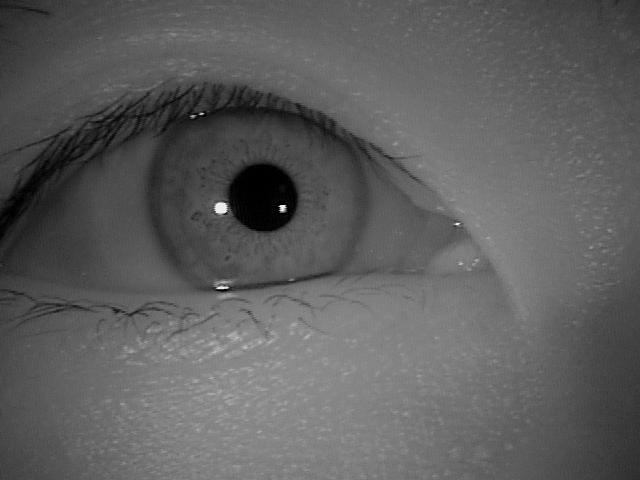
#> input picture CASIA-Iris/001/L/S5001L00.jpg, 640 x 480 px; its folder holds only this picture in this run
$ python test_iris.py
#> lines starting #> are read from the running program, lines starting #| are printed output that depends on the picture
### iris_key.py
import os

import argparse

import cv2
import hashlib
import numpy as np

# Default dataset folder next to this package (e.g. CASIA-Iris/001/1.jpg).
CASIA_IRIS_DIR = os.path.join(
    os.path.dirname(os.path.abspath(__file__)),
    "CASIA-Iris",
)

THRESHOLD = 0.2519


def discover_casia_iris_images(root_dir=None):
    """List image paths under the CASIA-Iris tree (jpg/jpeg/png/bmp)."""
#> called with root_dir = 'CASIA-Iris'
    root_dir = root_dir if root_dir is not None else CASIA_IRIS_DIR
    paths = []
    if not os.path.isdir(root_dir):
        return paths
    for dirpath, _, filenames in os.walk(root_dir):
        for name in sorted(filenames):
            lower = name.lower()
            if lower.endswith((".jpg", ".jpeg", ".png", ".bmp")):
                paths.append(os.path.join(dirpath, name))
#> pass 2 of the loop in discover_casia_iris_images, `for dirpath, _, filenames in os.walk(root_dir):`:
    return sorted(paths)


def generate_iris_code(image_path, verbose=True):
#> called with image_path = 'CASIA-Iris/001/L/S5001L00.jpg', verbose = True
    filename = os.path.basename(image_path)
    img = cv2.imread(image_path, 0)
#> img is the input picture: shape (480, 640); min 0, max 255, mean 93.8

    if img is None:
        raise ValueError(f"Image not found: {image_path}")

    # Standardize initial size
    img = cv2.resize(img, (128, 128))
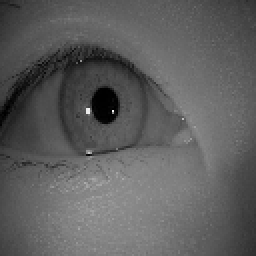
#> img: shape (128, 128) (shown 2 times larger); min 0, max 248, mean 93.8
    img = cv2.equalizeHist(img)
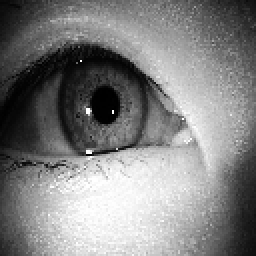
#> img: shape (128, 128) (shown 2 times larger); min 0, max 255, mean 128.6

    # Task 1: Preprocessing Debug Logs
    if verbose:
        print(
            f"[DEBUG] {filename} | "
            f"size={img.shape} | "
            f"min={img.min()} | "
            f"max={img.max()}"
        )
#| [DEBUG] S5001L00.jpg | size=(128, 128) | min=0 | max=255

    # LBP(P=16, R=2) on a 32x8 grid = 4096 bits
    P, R = 16, 2
    grid_w, grid_h = 32, 8
    small = cv2.resize(img, (grid_w, grid_h))

    angles = np.linspace(0, 2 * np.pi, P, endpoint=False)
    dx = R * np.cos(angles)
    dy = -R * np.sin(angles) # OpenCV y-axis is down

    lbp_bits = []

    for r in range(grid_h):
        for c in range(grid_w):
            center_val = small[r, c]

            # Sample 16 points around the center
            for p in range(P):
                nr = r + dy[p]
                nc = c + dx[p]

                # Bilinear Interpolation with horizontal wrap-around
                r0 = int(np.floor(nr))
                r1 = np.clip(r0 + 1, 0, grid_h - 1)
                r0 = np.clip(r0, 0, grid_h - 1)

                c0 = int(np.floor(nc)) % grid_w
                c1 = (c0 + 1) % grid_w

                dr = nr - np.floor(nr)
                dc = nc - np.floor(nc)

                v00 = small[r0, c0]
                v01 = small[r0, c1]
                v10 = small[r1, c0]
                v11 = small[r1, c1]

                val = (1-dr)*(1-dc)*v00 + dr*(1-dc)*v10 + (1-dr)*dc*v01 + dr*dc*v11

                # Compare to center
                lbp_bits.append('1' if val >= center_val else '0')
#> after the loop, lbp_bits = 4096 items, first 6: '1', '1', '1', '1', '1', '1'

    code_str = "".join(lbp_bits)

    # Validation
    code_len = len(code_str)
#> code_len = 4096
    ones_count = code_str.count('1')
#> ones_count = 1988
    density = ones_count / code_len
#> density = 0.485

    if verbose:
        print(
            f"[DEBUG] LBP(16,2) | length={code_len} | "
            f"ones={ones_count} | density={density:.2f}"
        )
#| [DEBUG] LBP(16,2) | length=4096 | ones=1988 | density=0.49

    if verbose and (density < 0.05 or density > 0.95):
        print("[WARNING] Low-information iris code detected")

    return code_str


def hamming_distance(code1, code2, verbose=True):
    """
    Calculate Hamming distance with rotation compensation.
    Optimized for speed using numpy bitwise operations.
    """
    if len(code1) != len(code2):
        raise ValueError("Codes must be same length")

    n = len(code1)

    # Convert string codes to numpy arrays for bitwise comparison
    # We use ord(c) - 48 ('0' -> 0, '1' -> 1)
    a = np.frombuffer(code1.encode(), dtype=np.int8) - 48
    b = np.frombuffer(code2.encode(), dtype=np.int8) - 48

    min_hd = 1.0
    best_shift = 0
    max_shift = 8

    for shift in range(-max_shift, max_shift + 1):
        # Circular shift using numpy (much faster than string slicing)
        shifted_b = np.roll(b, shift)

        # Calculate bit differences
        diff = np.count_nonzero(a != shifted_b)
        hd = diff / n

        if hd < min_hd:
            min_hd = hd
            best_shift = shift

    if verbose:
        print(
            f"[DEBUG] Best shift={best_shift} | "
            f"HD={min_hd:.4f}"
        )

    return min_hd


# [62 lines left out: functions iris_code_to_key, generate_iris_key, _print_codes, _print_keys, not called in this run]


# [29 lines that do not run on import are left out]

### test_iris.py
import argparse
import os
import statistics
import sys

from iris_key import (
    CASIA_IRIS_DIR,
    discover_casia_iris_images,
    generate_iris_code,
    hamming_distance,
)


def main() -> None:
    parser = argparse.ArgumentParser(
        description=(
            "Pairwise Hamming distance between iris binary codes "
            "for every image under CASIA-Iris."
        )
    )
    parser.add_argument(
        "--root",
        type=str,
        default=CASIA_IRIS_DIR,
        help=f"Dataset root (default: {CASIA_IRIS_DIR})",
    )
    parser.add_argument(
        "--max-images",
        type=int,
        default=None,
        metavar="N",
        help="Only use the first N discovered images (after sort).",
    )
    args = parser.parse_args()

    paths = discover_casia_iris_images(args.root)
    if args.max_images is not None:
        paths = paths[: args.max_images]

    if len(paths) < 2:
        print(
            "Need at least two images to compare. Found:",
            len(paths),
            file=sys.stderr,
        )
        sys.exit(1)

    codes: list[tuple[str, str]] = []
    for path in paths:
        try:
            rel = os.path.relpath(path, args.root)
        except ValueError:
            rel = path
        code = generate_iris_code(path)
        codes.append((rel, code))
#> pass 2 of the loop in main, `for path in paths:`:
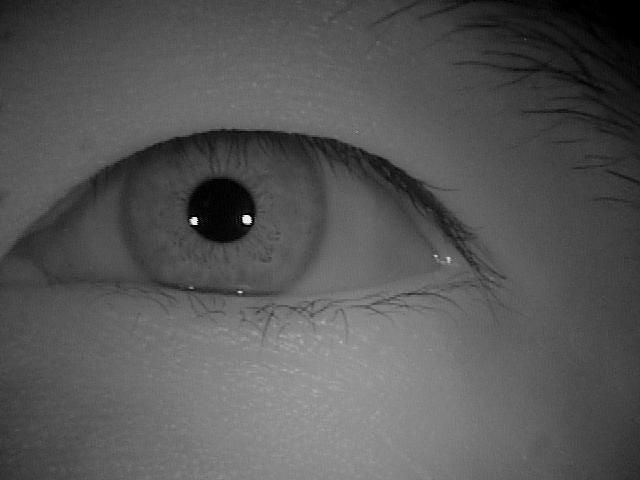
#> input picture CASIA-Iris/001/R/S5001R00.jpg, 640 x 480 px
#> in generate_iris_code, img is the input picture: shape (480, 640); min 0, max 255, mean 86.2
#> in generate_iris_code (call 2), `img = cv2.resize(img, (128, 128))`:
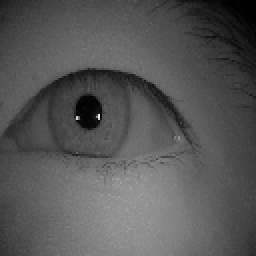
#> img: shape (128, 128) (shown 2 times larger); min 0, max 235, mean 86.2
#> in generate_iris_code (call 2), `img = cv2.equalizeHist(img)`:
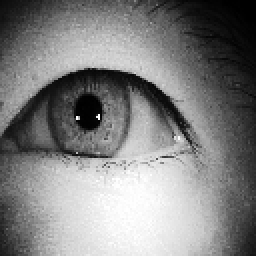
#> img: shape (128, 128) (shown 2 times larger); min 0, max 255, mean 128.2
#| [DEBUG] S5001R00.jpg | size=(128, 128) | min=0 | max=255
#> after the loop in generate_iris_code (call 2), `for r in range(grid_h):`: lbp_bits = 4096 items, first 6: '1', '1', '1', '1', '1', '0'
#> ones_count = 1974
#> density = 0.482
#| [DEBUG] LBP(16,2) | length=4096 | ones=1974 | density=0.48

    print("Pairwise Hamming distance (proportion of differing bits)")
    print("---------------------------------------------------------")

    distances: list[float] = []
    per_image_distances: dict[str, list[float]] = {
        name: [] for name, _ in codes
    }
#> per_image_distances = {'001/L/S5001L00.jpg': [], '001/R/S5001R00.jpg': []}
    for i in range(len(codes)):
        for j in range(i + 1, len(codes)):
            d = hamming_distance(codes[i][1], codes[j][1])
            distances.append(d)
            per_image_distances[codes[i][0]].append(d)
            per_image_distances[codes[j][0]].append(d)
            print(
                codes[i][0],
                "vs",
                codes[j][0],
                "->",
                round(d, 4),
            )
#> this loop made 2 passes
#| [DEBUG] Best shift=0 | HD=0.2734
#| 001/L/S5001L00.jpg vs 001/R/S5001R00.jpg -> 0.2734
#> after the loop, distances = [0.273]

    n_pairs = len(distances)
#> n_pairs = 1
    d_min = min(distances)
#> d_min = 0.273
    d_max = max(distances)
#> d_max = 0.273
    d_avg = statistics.fmean(distances)
#> d_avg = 0.273
    # Pairwise distances are rational with denominator len(code) (e.g. 1024 bits).
    print("---------------------------------------------------------")
    print(
        f"Images: {len(codes)}  Pairs: {n_pairs}\n"
        f"min Hamming distance: {d_min:.3f}\n"
        f"max Hamming distance: {d_max:.3f}\n"
        f"average Hamming distance: {d_avg:.3f}",
    )
#| Images: 2  Pairs: 1
#| min Hamming distance: 0.273
#| max Hamming distance: 0.273
#| average Hamming distance: 0.273
    print("---------------------------------------------------------")
    print("Per-image min / max / average Hamming distance")
    print("---------------------------------------------------------")
    for name, ds in per_image_distances.items():
        print(
            f"{name}: "
            f"min={min(ds):.3f}  "
            f"max={max(ds):.3f}  "
            f"average={statistics.fmean(ds):.3f}"
        )
#> this loop made 2 passes
#> (name, ds) on passes 1 to 2: ('001/L/S5001L00.jpg', [0.273]), ('001/R/S5001R00.jpg', [0.273])
#| 001/L/S5001L00.jpg: min=0.273  max=0.273  average=0.273
#| 001/R/S5001R00.jpg: min=0.273  max=0.273  average=0.273


if __name__ == "__main__":
    main()
